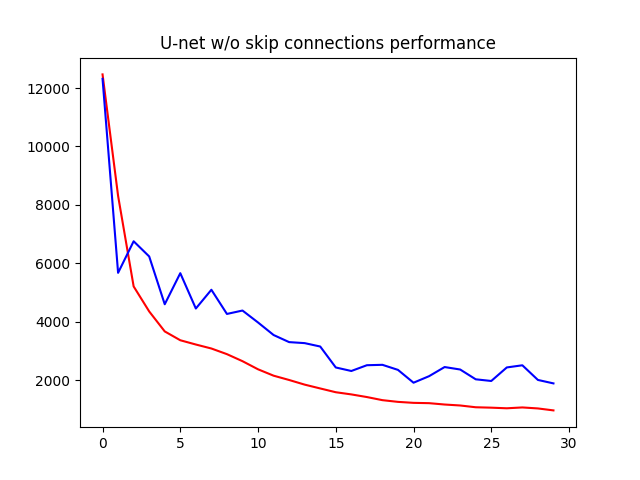
#> input picture unet0.png, 640 x 480 px
$ python alignstable.py --image auto_tvg_0003y_0000x.png --template unet0.png --color unet0.png --output out.png
#> lines starting #> are read from the running program, lines starting #| are printed output that depends on the picture
import matplotlib.pyplot as plt
import numpy as np
import imutils
import cv2

#aligning function
def align_images(image, template, maxFeatures=500, debug = False,
                num_max_points=3):
    # convert to greyscale
    imageGray = cv2.cvtColor(image, cv2.COLOR_BGR2GRAY)
    templateGray = cv2.cvtColor(template, cv2.COLOR_BGR2GRAY)

    blurredImage = blur(imageGray)
    blurredTemplate = blur(templateGray)
    print("blurred images")

    sift = cv2.SIFT_create()
    kpsA, descsA = sift.detectAndCompute(blurredImage,None)
    kpsB, descsB = sift.detectAndCompute(blurredTemplate,None)

    bf = cv2.BFMatcher()
    matches = bf.knnMatch(descsA,descsB,k=2)


    good = []
    for m,n in matches:
        if m.distance < 0.75*n.distance:
            good.append([m])
    good = sorted(good, key = lambda x: x[0].distance)[:num_max_points]
    matches = sorted(matches, key = lambda x: x[0].distance)[:num_max_points]

    ptsA = np.zeros((len(matches), 2), dtype="float")
    ptsB = np.zeros((len(matches), 2), dtype="float")
    for (i, m) in enumerate(good):
        ptsA[i] = kpsA[m[0].queryIdx].pt
        ptsB[i] = kpsB[m[0].trainIdx].pt


    ptsA = ptsA.astype(np.float32)
    ptsB = ptsB.astype(np.float32)
    M = cv2.estimateAffinePartial2D(ptsA[:num_max_points], ptsB[:num_max_points], False)
    #print(M)
    #print("ESTIMATE: ", M[0].shape)
    inversetra = cv2.invertAffineTransform(M[0])
    (h, w) = template.shape[:2]


    if debug:
        #bounding box
        a, b, c, d = (0,0), (w, 0), (w,h), (0, h)
        start, end = a, c
        boxed = cv2.rectangle(image, start, end, (0,0,255) , 2)
        cv2.imshow("bounding box", boxed)
        cv2.waitKey(0)

        #matching points
        matchedVis = cv2.drawMatchesKnn(blur(image), kpsA, blur(template), kpsB,
            matches, None, flags=cv2.DrawMatchesFlags_NOT_DRAW_SINGLE_POINTS)
        matchedVis = imutils.resize(matchedVis, width=1000)
        cv2.imshow("Matched Keypoints", matchedVis)
        cv2.waitKey(0)


        #adjusted box

        #print("inverse matrix: ", inversetra)

        newa, newb, newc, newd = applyAffine(a, inversetra), applyAffine(b, inversetra), applyAffine(c, inversetra), applyAffine(d, inversetra)

        #print("original points: ", a, b, c, d)
        #print("new points: ", newa, newb, newc, newd)
        newRectPoints = np.array([newa, newb, newc, newd], np.int32)
        newRectPoints = newRectPoints.reshape((-1, 1, 2))

    print("image dimensions: ", image.shape)

    polygoned = cv2.polylines(image, [newRectPoints], True, (0,0,255), 3)
    cv2.imshow("PLEASE WORK", polygoned)
    cv2.waitKey(0)

    aligned = cv2.warpAffine(image, M[0], (w, h))

    aligned_color = cv2.warpAffine(color_aia, M[0], (w, h))
    print("RESULT SHAPE: ", aligned_color.shape)

    cv2.imwrite(outpath, aligned_color)

    # return the aligned image
    return aligned

#solve affine transformation
def applyAffine(point, affine):
    x, y = point
    newp = [x, y, 1]

    transformed = np.matmul(affine, newp)
    transformed = transformed.astype(np.float32)
    return transformed

#gaussian blur function
def blur(image):
    dst = cv2.blur(image, (30, 30))
    return dst

#visualizing
import numpy as np
import argparse
import imutils
import cv2
# construct the argument parser and parse the arguments
ap = argparse.ArgumentParser()
ap.add_argument("-i", "--image", required=True,
	help="path to input image that we'll align to template")
ap.add_argument("-t", "--template", required=True,
	help="path to input template image")
ap.add_argument("-c", "--color", required=True,
	help="path to colored AIA")
ap.add_argument("-o", "--output", required=True,
    help="path of result")
args = vars(ap.parse_args())
print("[INFO] loading images...")

color_aia = cv2.imread(args["color"])
#> color_aia is the input picture: shape (480, 640, 3); mean B, G, R 250.4, 249, 250.1
image = cv2.imread(args["image"])
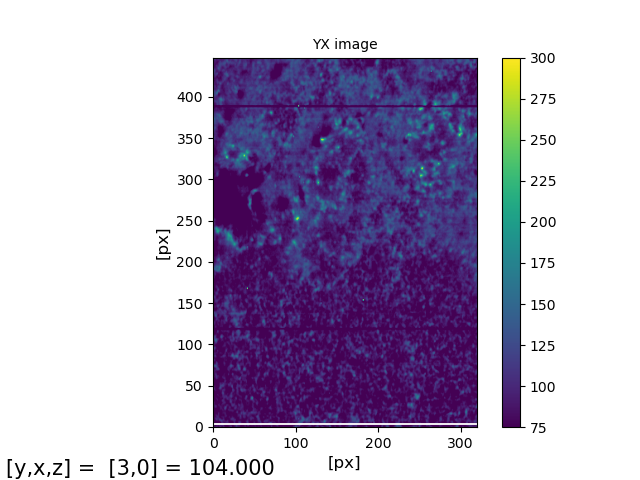
#> input picture auto_tvg_0003y_0000x.png, 640 x 480 px
#> image is the input picture: shape (480, 640, 3); mean B, G, R 202.3, 178.8, 188.4
template = cv2.imread(args["template"])
outpath = args["output"]
# align the images
print("[INFO] aligning images...")
aligned = align_images(image, template, maxFeatures = 150, debug = True, num_max_points=50)
#> in align_images, `imageGray = cv2.cvtColor(image, cv2.COLOR_BGR2GRAY)`:
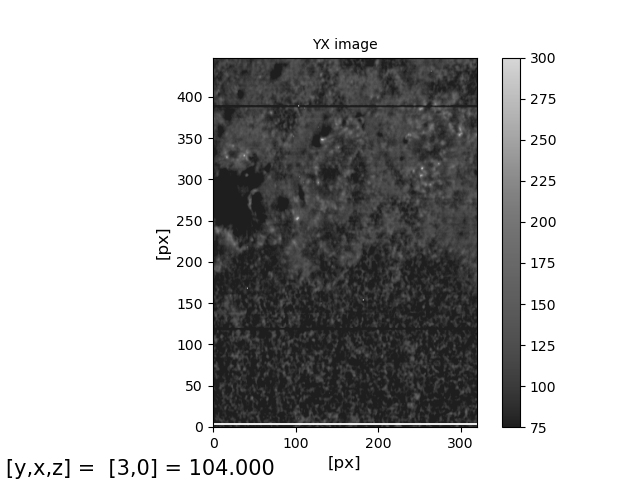
#> imageGray: shape (480, 640); min 0, max 255, mean 184.3
#> in blur, `dst = cv2.blur(image, (30, 30))`:
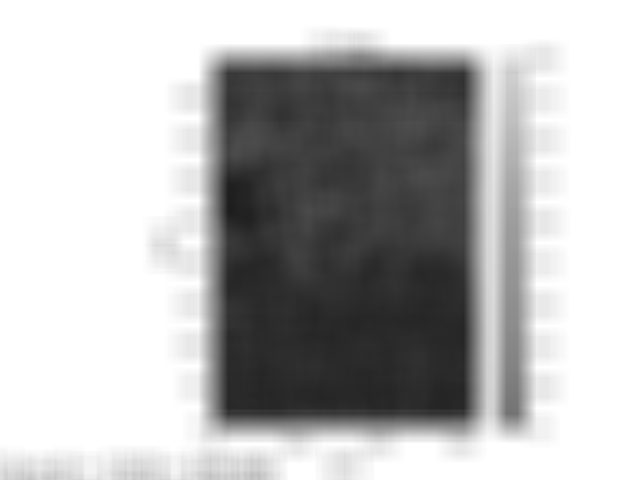
#> dst: shape (480, 640); min 29, max 255, mean 184.3
#> in blur (call 2), `dst = cv2.blur(image, (30, 30))`:
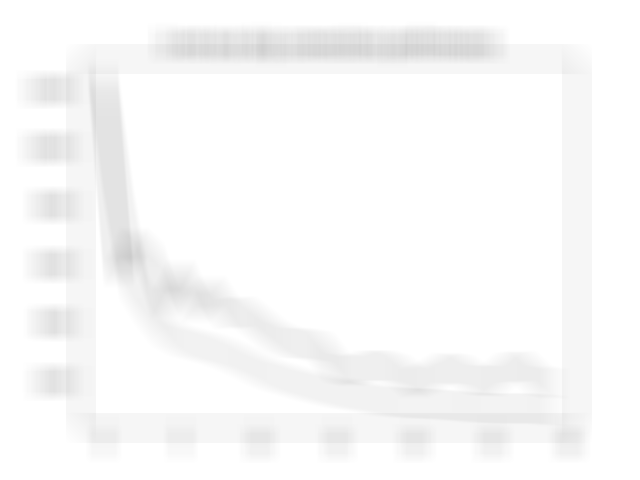
#> dst: shape (480, 640); min 203, max 255, mean 249.5
#> in align_images, `kpsA, descsA = sift.detectAndCompute(blurredImage,None)`: kpsA = 15 keypoints; strongest (x, y, size): (344, 242, 205.1), (259, 378, 71), (259, 102, 71.1), (443, 90, 51.8)
#> in align_images, `kpsB, descsB = sift.detectAndCompute(blurredTemplate,None)`: kpsB = 5 keypoints; (x, y, size): (127, 253, 25.5), (263, 47, 26.2), (263, 47, 26.2), (191, 47, 30), (191, 47, 30)
#> in align_images, `matches = bf.knnMatch(descsA,descsB,k=2)`: matches = 15 matches
#> the loop in align_images, `for m,n in matches:` made 15 passes
#> after the loop in align_images, `for m,n in matches:`: good = []
#> in align_images, `ptsA = np.zeros((len(matches), 2), dtype="float")`: ptsA = 15 rows, first 8: [0, 0], [0, 0], [0, 0], [0, 0], [0, 0], [0, 0], [0, 0], [0, 0]
#> in align_images, `ptsB = np.zeros((len(matches), 2), dtype="float")`: ptsB has the same summary as ptsA
#> (the run stopped early here; a loop or call above may not have finished)
